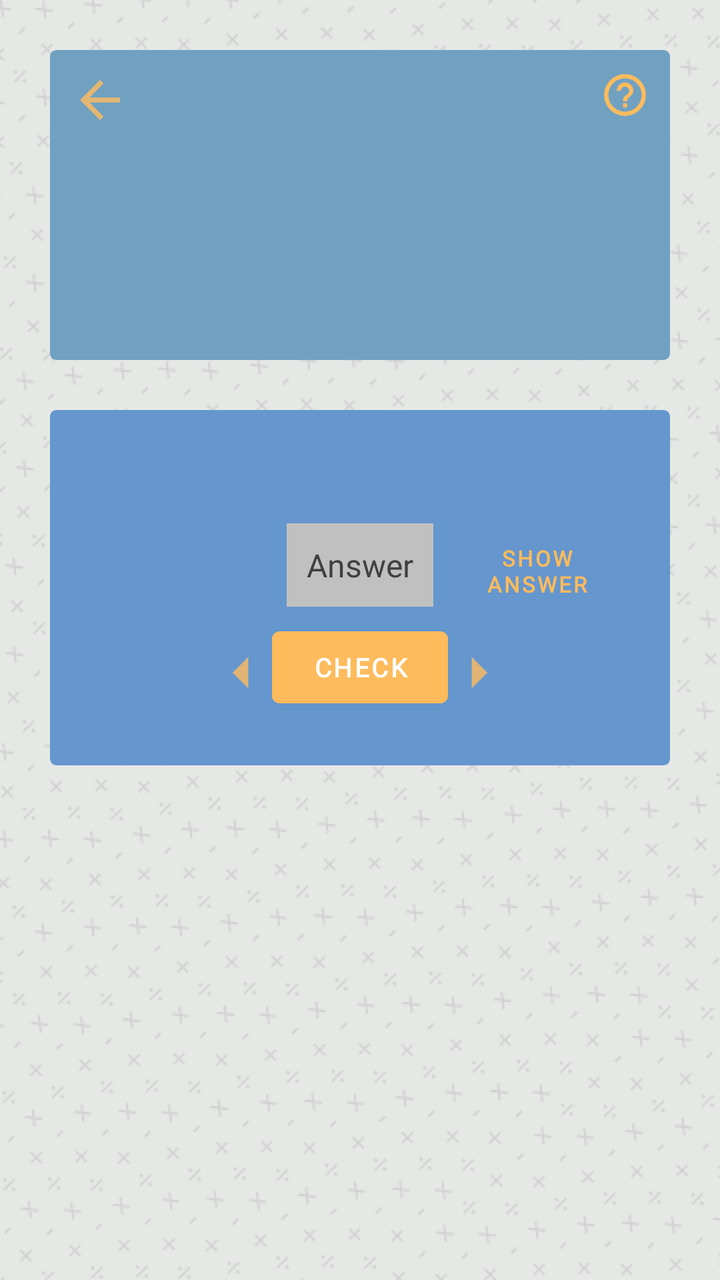
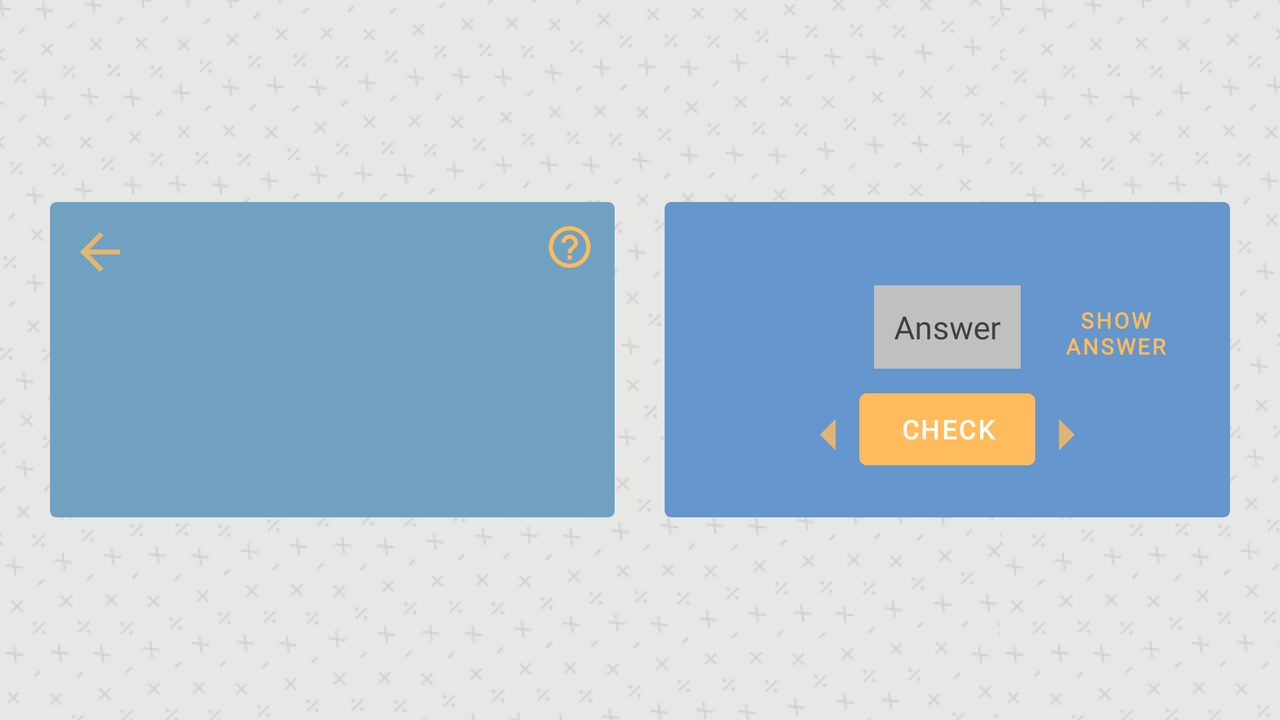

One screen, two layout resources from the same app: the default and the repository's alternative for another configuration. Each is rendered where Android would select it; the XML of both is given below.
<!-- AndroidManifest.xml: application theme Theme.PocketMaths -->
<!-- res/layout/activity_question_set.xml -->
<?xml version="1.0" encoding="utf-8"?>
<RelativeLayout xmlns:android="http://schemas.android.com/apk/res/android"
    xmlns:tools="http://schemas.android.com/tools"
    android:id="@+id/relQuestionSet"
    android:layout_width="match_parent"
    android:layout_height="match_parent">

    <ScrollView
        android:id="@+id/svQuestionSet"
        android:layout_width="wrap_content"
        android:layout_height="wrap_content">

        <RelativeLayout
            android:layout_width="match_parent"
            android:layout_height="wrap_content"
            android:layout_margin="25dp"
            tools:context="com.example.PocketMaths.QuestionSetActivity">

            <com.google.android.material.card.MaterialCardView
                android:id="@+id/cvQuestion"
                android:layout_width="match_parent"
                android:layout_height="wrap_content"
                android:layout_marginBottom="25dp">


                <RelativeLayout
                    android:layout_width="match_parent"
                    android:layout_height="wrap_content">

                    <ImageView
                        android:id="@+id/imgExit"
                        android:layout_width="30dp"
                        android:layout_height="30dp"
                        android:layout_alignParentStart="true"
                        android:layout_marginStart="10dp"
                        android:layout_marginTop="10dp"
                        android:layout_marginBottom="10dp"
                        android:contentDescription="@string/back"
                        android:src="@drawable/ic_back" />

                    <LinearLayout
                        android:id="@+id/linInfo"
                        android:layout_width="wrap_content"
                        android:layout_height="wrap_content"
                        android:layout_alignTop="@id/imgExit"
                        android:layout_toEndOf="@id/imgExit"
                        android:layout_toStartOf="@id/imgHelp"
                        android:layout_margin="10dp"
                        >
                        <TextView
                            android:id="@+id/txtQuestionSetName"
                            android:layout_width="0dp"
                            android:layout_height="wrap_content"
                            android:textAlignment="center"
                            android:textColor="@color/YellowOrange"
                            android:layout_marginEnd="5dp"
                            android:textSize="11sp"
                            android:textStyle="bold"
                            android:layout_weight="1"
                            />

                        <TextView
                            android:id="@+id/txtCurrentQuestionIndex"
                            android:layout_width="0dp"
                            android:layout_height="wrap_content"
                            android:textAlignment="center"
                            android:textColor="@color/YellowOrange"
                            android:textSize="11sp"
                            android:textStyle="bold"
                            android:layout_weight="1"
                            />

                    </LinearLayout>

                    <TextView
                        android:id="@+id/txtPointsPossible"
                        android:layout_width="wrap_content"
                        android:layout_height="wrap_content"
                        android:layout_below="@id/imgQuestion"
                        android:layout_alignParentEnd="true"
                        android:layout_margin="15dp"
                        android:textColor="@color/YellowOrange"
                        android:textSize="13sp"
                        android:textStyle="bold" />


                    <TextView
                        android:id="@+id/txtQuestion"
                        android:layout_width="wrap_content"
                        android:layout_height="wrap_content"
                        android:layout_below="@id/linInfo"
                        android:layout_gravity="center"
                        android:layout_marginLeft="25dp"
                        android:layout_marginRight="25dp"
                        android:layout_marginBottom="15dp"
                        android:contentDescription="@string/question_image"
                        android:textSize="17sp" />

                    <ImageView
                        android:id="@+id/imgQuestion"
                        android:layout_width="match_parent"
                        android:layout_height="match_parent"
                        android:layout_below="@id/txtQuestion"
                        android:layout_marginLeft="15dp"
                        android:layout_marginRight="15dp"
                        android:layout_marginBottom="25dp"
                        android:adjustViewBounds="true"
                        android:contentDescription="@string/question_image"
                        android:maxHeight="300dp" />

                    <ImageView
                        android:id="@+id/imgHelp"
                        android:layout_width="25dp"
                        android:layout_height="25dp"
                        android:layout_alignParentEnd="true"
                        android:layout_margin="10dp"
                        android:layout_marginStart="10dp"
                        android:layout_marginTop="10dp"
                        android:layout_marginEnd="10dp"
                        android:layout_marginBottom="10dp"
                        android:contentDescription="@string/help"
                        android:src="@drawable/ic_help" />


                </RelativeLayout>


            </com.google.android.material.card.MaterialCardView>


            <androidx.cardview.widget.CardView
                android:id="@+id/cvQuestionAnswerMenu"
                android:layout_width="match_parent"
                android:layout_height="wrap_content"
                android:layout_below="@id/cvQuestion"
                android:layout_centerHorizontal="true"
                android:layout_marginBottom="45dp">

                <RelativeLayout
                    android:layout_width="match_parent"
                    android:layout_height="wrap_content"
                    android:layout_gravity="center"
                    android:layout_margin="15dp">

                    <RelativeLayout
                        android:id="@+id/relAnswerMenu"
                        android:layout_width="match_parent"
                        android:layout_height="wrap_content">

                        <RelativeLayout
                            android:id="@+id/relQuestionAnswerOptions"
                            android:layout_marginTop="10dp"
                            android:layout_width="match_parent"
                            android:layout_height="wrap_content"
                            android:layout_centerHorizontal="true">


                        </RelativeLayout>


                        <TextView
                            android:id="@+id/txtMessage"
                            android:layout_width="wrap_content"
                            android:layout_height="wrap_content"
                            android:layout_below="@id/relQuestionAnswerOptions"
                            android:layout_centerHorizontal="true"
                            android:textColor="@color/YellowOrange"
                            android:textSize="16sp"
                            android:textStyle="bold" />

                        <RelativeLayout
                            android:id="@+id/relWrittenAnswer"
                            android:layout_width="match_parent"
                            android:layout_height="wrap_content"
                            android:layout_below="@id/txtMessage">

                            <EditText
                                android:id="@+id/edtTxtAnswer"
                                android:layout_width="wrap_content"
                                android:layout_height="wrap_content"
                                android:layout_centerHorizontal="true"
                                android:layout_marginTop="10dp"
                                android:background="@color/Silver"
                                android:hint="@string/answer"
                                android:inputType=""
                                android:maxLength="10"
                                android:padding="10dp"
                                android:textColor="@color/Primary"
                                android:textColorHint="@color/Primary"
                                android:textSize="16sp"
                                tools:ignore="Autofill" />

                            <com.google.android.material.button.MaterialButton
                                android:id="@+id/btnRevealAnswer"
                                style="@style/defaultTextButton"
                                android:layout_width="wrap_content"
                                android:layout_height="wrap_content"
                                android:layout_alignParentEnd="true"
                                android:layout_marginTop="10dp"
                                android:layout_toEndOf="@id/edtTxtAnswer"
                                android:text="@string/reveal_answer"
                                android:textAlignment="center" />
                        </RelativeLayout>
                    </RelativeLayout>


                    <Button
                        android:id="@+id/btnConfirm"
                        android:layout_width="wrap_content"
                        android:layout_height="wrap_content"
                        android:layout_below="@id/relAnswerMenu"
                        android:layout_centerHorizontal="true"
                        android:layout_marginBottom="10dp"
                        android:backgroundTint="@color/YellowOrange"
                        android:text="@string/check" />

                    <ImageView
                        android:id="@+id/imgPrevious"
                        android:layout_width="30dp"
                        android:layout_height="30dp"
                        android:layout_below="@id/relAnswerMenu"
                        android:layout_alignBottom="@id/btnConfirm"
                        android:layout_marginTop="5dp"
                        android:layout_toStartOf="@id/btnConfirm"
                        android:contentDescription="@string/previous_question"
                        android:src="@drawable/ic_previous" />

                    <ImageView
                        android:id="@+id/imgNext"
                        android:layout_width="30dp"
                        android:layout_height="30dp"
                        android:layout_below="@id/relAnswerMenu"
                        android:layout_alignBottom="@id/btnConfirm"
                        android:layout_marginTop="5dp"
                        android:layout_toEndOf="@id/btnConfirm"
                        android:contentDescription="@string/next_question"
                        android:src="@drawable/ic_next" />

                    <ImageView
                        android:id="@+id/imgResult"
                        android:layout_width="35dp"
                        android:layout_height="35dp"
                        android:layout_alignTop="@id/btnConfirm"
                        android:layout_alignBottom="@id/btnConfirm"
                        android:layout_alignParentEnd="true"
                        android:layout_marginEnd="15dp"
                        android:layout_marginBottom="5dp"
                        android:contentDescription="@string/question_result" />

                </RelativeLayout>

            </androidx.cardview.widget.CardView>

        </RelativeLayout>

    </ScrollView>
</RelativeLayout>
<!-- resources referenced by this layout -->
<resources>
  <color name="Primary">#404040</color>
  <color name="Silver">#C0C0C0</color>
  <color name="YellowOrange">#FFBB5C</color>
  <!-- drawable ic_back (drawable-anydpi) -->
  <vector xmlns:android="http://schemas.android.com/apk/res/android"
      android:width="24dp"
      android:height="24dp"
      android:viewportWidth="24"
      android:viewportHeight="24"
      android:tint="#FFBB5C"
      android:alpha="0.8"
      android:autoMirrored="true">
    <path
        android:fillColor="@android:color/white"
        android:pathData="M20,11H7.83l5.59,-5.59L12,4l-8,8 8,8 1.41,-1.41L7.83,13H20v-2z"/>
  </vector>
  <!-- drawable ic_previous (drawable-anydpi) -->
  <vector xmlns:android="http://schemas.android.com/apk/res/android"
      android:width="24dp"
      android:height="24dp"
      android:viewportWidth="24"
      android:viewportHeight="24"
      android:tint="#FFBB5C"
      android:alpha="0.8"
      android:autoMirrored="true">
    <group android:scaleX="1.25"
        android:scaleY="1.25"
        android:translateX="-3"
        android:translateY="-3">
      <path
          android:fillColor="@android:color/white"
          android:pathData="M14,7l-5,5 5,5V7z"/>
    </group>
  </vector>
  <string name="answer">Answer</string>
  <string name="back">Back</string>
  <string name="check">Check</string>
  <string name="help">Help</string>
  <string name="next_question">Next Question</string>
  <string name="previous_question">Previous Question</string>
  <string name="question_image">Question Image</string>
  <string name="question_result">Question Result</string>
  <string name="reveal_answer">Show\nAnswer</string>
  <style name="defaultTextButton" parent="Widget.MaterialComponents.Button.TextButton">
          <item name="android:textStyle">bold</item>
          <item name="android:textSize">11sp</item>
          <item name="android:textColor">@color/YellowOrange</item>
          <item name="rippleColor">@color/YellowOrange</item>
      </style>
  <color name="OxfordBlue">#02223C</color>
  <color name="MellowApricot">#FFCC85</color>
  <!-- drawable default_symbols_background_bitmap (drawable) -->
  <?xml version="1.0" encoding="utf-8"?>
  <bitmap xmlns:android="http://schemas.android.com/apk/res/android"
      android:src="@drawable/defaultsymbolsbackground"
      android:tileMode="repeat"
  
      >
  </bitmap>
  <style name="defaultCardView1" parent="">
          <item name="cardBackgroundColor">@color/AirSuperiorityBlue</item>
          <item name="elevation">100dp</item>
          <item name="cardCornerRadius">3dp</item>
      </style>
  <style name="defaultCardView2" parent="defaultCardView1">
          <item name="cardBackgroundColor">@color/BlueGray</item>
      </style>
  <style name="defaultEditText" parent="@android:style/Widget.EditText">
          <item name="android:textColorHint">@color/Primary</item>
          <item name="android:textColor">@color/Primary</item>
          <item name="android:textSize">16sp</item>
      </style>
  <style name="defaultButton" parent="@style/Widget.MaterialComponents.Button">
          <item name="backgroundTint">@color/YellowOrange</item>
          <item name="android:textStyle">bold</item>
          <item name="android:textSize">13sp</item>
          <item name="haloColor">@color/YellowOrange</item>
  
      </style>
  <style name="defaultRadioButton" parent="Base.Widget.AppCompat.CompoundButton.RadioButton">
          <item name="android:textColor">@color/Secondary</item>
          <item name="android:textSize">16sp</item>
          <item name="android:buttonTint">@color/Silver</item>
      </style>
  <style name="defaultTabLayout" parent="Widget.MaterialComponents.TabLayout">
          <item name="tabIndicatorColor">@color/YellowOrange</item>
          <item name="tabSelectedTextColor">@color/YellowOrange</item>
          <item name="android:colorAccent">@color/YellowOrange</item>
          <item name="tabBackground">@color/AirSuperiorityBlue</item>
      </style>
  <color name="AirSuperiorityBlue">#71A1C1</color>
  <color name="BlueGray">#6596CD</color>
  <color name="Secondary">#CFCFCF</color>
</resources>
<!-- res/layout-land/activity_question_set.xml (the repository's variant of the layout above) -->
<!-- drawn on the phone turned sideways -->
<?xml version="1.0" encoding="utf-8"?>
<RelativeLayout xmlns:android="http://schemas.android.com/apk/res/android"
    xmlns:tools="http://schemas.android.com/tools"
    android:id="@+id/relQuestionSet"
    android:layout_width="match_parent"
    android:layout_height="match_parent"
    tools:context="com.example.PocketMaths.QuestionSetActivity">


    <LinearLayout
        android:layout_width="match_parent"
        android:layout_height="wrap_content"
        android:orientation="horizontal"
        android:layout_centerVertical="true"
        >

        <com.google.android.material.card.MaterialCardView
            android:id="@+id/cvQuestion"
            android:layout_width="0dp"
            android:layout_height="match_parent"
            android:layout_margin="25dp"
            android:layout_weight="1">

            <ScrollView
                android:id="@+id/svQuestionSet"
                android:layout_width="match_parent"
                android:layout_height="match_parent">


                <RelativeLayout
                    android:layout_width="match_parent"
                    android:layout_height="wrap_content">

                    <ImageView
                        android:id="@+id/imgExit"
                        android:layout_width="30dp"
                        android:layout_height="30dp"
                        android:layout_alignParentStart="true"
                        android:layout_marginStart="10dp"
                        android:layout_marginTop="10dp"
                        android:layout_marginBottom="10dp"
                        android:contentDescription="@string/back"
                        android:src="@drawable/ic_back" />

                    <LinearLayout
                        android:id="@+id/linInfo"
                        android:layout_width="wrap_content"
                        android:layout_height="wrap_content"
                        android:layout_alignTop="@id/imgExit"
                        android:layout_toEndOf="@id/imgExit"
                        android:layout_toStartOf="@id/imgHelp"
                        android:layout_margin="10dp"

                        >
                    <TextView
                        android:id="@+id/txtQuestionSetName"
                        android:layout_width="0dp"
                        android:layout_height="wrap_content"
                        android:textAlignment="center"
                        android:textColor="@color/YellowOrange"
                        android:layout_marginEnd="5dp"
                        android:textSize="11sp"
                        android:textStyle="bold"
                        android:layout_weight="1"
                        />

                    <TextView
                        android:id="@+id/txtCurrentQuestionIndex"
                        android:layout_width="0dp"
                        android:layout_height="wrap_content"
                        android:textAlignment="center"
                        android:textColor="@color/YellowOrange"
                        android:textSize="11sp"
                        android:textStyle="bold"
                        android:layout_weight="1"
                        />

                    </LinearLayout>

                    <TextView
                        android:id="@+id/txtPointsPossible"
                        android:layout_width="wrap_content"
                        android:layout_height="wrap_content"
                        android:layout_below="@id/imgQuestion"
                        android:layout_alignParentEnd="true"
                        android:layout_margin="15dp"
                        android:textColor="@color/YellowOrange"
                        android:textSize="13sp"
                        android:textStyle="bold" />


                    <TextView
                        android:id="@+id/txtQuestion"
                        android:layout_width="wrap_content"
                        android:layout_height="wrap_content"
                        android:layout_below="@id/linInfo"
                        android:layout_gravity="center"
                        android:layout_marginLeft="25dp"
                        android:layout_marginRight="25dp"
                        android:layout_marginBottom="15dp"
                        android:contentDescription="@string/question_image"
                        android:textSize="17sp" />

                    <ImageView
                        android:id="@+id/imgQuestion"
                        android:layout_width="match_parent"
                        android:layout_height="match_parent"
                        android:layout_below="@id/txtQuestion"
                        android:layout_marginLeft="15dp"
                        android:layout_marginRight="15dp"
                        android:layout_marginBottom="25dp"
                        android:adjustViewBounds="true"
                        android:contentDescription="@string/question_image"
                        android:maxHeight="300dp" />

                    <ImageView
                        android:id="@+id/imgHelp"
                        android:layout_width="25dp"
                        android:layout_height="25dp"
                        android:layout_alignParentEnd="true"
                        android:layout_margin="10dp"
                        android:layout_marginStart="10dp"
                        android:layout_marginTop="10dp"
                        android:layout_marginEnd="10dp"
                        android:layout_marginBottom="10dp"
                        android:contentDescription="@string/help"
                        android:src="@drawable/ic_help" />


                </RelativeLayout>


            </ScrollView>

        </com.google.android.material.card.MaterialCardView>

        <androidx.cardview.widget.CardView
            android:id="@+id/cvQuestionAnswerMenu"
            android:layout_width="0dp"
            android:layout_height="match_parent"
            android:layout_marginTop="25dp"
            android:layout_marginEnd="25dp"
            android:layout_marginBottom="25dp"
            android:layout_weight="1"

            >

            <ScrollView
                android:layout_width="match_parent"
                android:layout_height="match_parent"
                >

                <RelativeLayout
                    android:layout_width="match_parent"
                    android:layout_height="wrap_content"
                    android:layout_gravity="center"
                    android:layout_margin="10dp">

                    <RelativeLayout
                        android:id="@+id/relAnswerMenu"
                        android:layout_width="match_parent"
                        android:layout_height="wrap_content">

                        <RelativeLayout
                            android:id="@+id/relQuestionAnswerOptions"
                            android:layout_width="match_parent"
                            android:layout_height="wrap_content"
                            android:layout_centerHorizontal="true"
                            android:paddingTop="20dp">


                        </RelativeLayout>


                        <TextView
                            android:id="@+id/txtMessage"
                            android:layout_width="wrap_content"
                            android:layout_height="wrap_content"
                            android:layout_below="@id/relQuestionAnswerOptions"
                            android:layout_centerHorizontal="true"
                            android:textColor="@color/YellowOrange"
                            android:textSize="16sp"
                            android:textStyle="bold" />

                        <RelativeLayout
                            android:id="@+id/relWrittenAnswer"
                            android:layout_width="match_parent"
                            android:layout_height="wrap_content"
                            android:layout_below="@id/txtMessage">

                            <EditText
                                android:id="@+id/edtTxtAnswer"
                                android:layout_width="wrap_content"
                                android:layout_height="wrap_content"
                                android:layout_centerHorizontal="true"
                                android:layout_marginTop="10dp"
                                android:background="@color/Silver"
                                android:hint="@string/answer"
                                android:inputType=""
                                android:maxLength="10"
                                android:padding="10dp"
                                android:textColor="@color/Primary"
                                android:textColorHint="@color/Primary"
                                android:textSize="16sp"
                                tools:ignore="Autofill" />

                            <com.google.android.material.button.MaterialButton
                                android:id="@+id/btnRevealAnswer"
                                style="@style/defaultTextButton"
                                android:layout_width="wrap_content"
                                android:layout_height="wrap_content"
                                android:layout_alignParentEnd="true"
                                android:layout_marginTop="10dp"
                                android:layout_toEndOf="@id/edtTxtAnswer"
                                android:text="@string/reveal_answer"
                                android:textAlignment="center" />
                        </RelativeLayout>
                    </RelativeLayout>


                    <Button
                        android:id="@+id/btnConfirm"
                        android:layout_width="wrap_content"
                        android:layout_height="wrap_content"
                        android:layout_below="@id/relAnswerMenu"
                        android:layout_centerHorizontal="true"
                        android:layout_marginBottom="10dp"
                        android:backgroundTint="@color/YellowOrange"
                        android:text="@string/check" />

                    <ImageView
                        android:id="@+id/imgPrevious"
                        android:layout_width="30dp"
                        android:layout_height="30dp"
                        android:layout_below="@id/relAnswerMenu"
                        android:layout_alignBottom="@id/btnConfirm"
                        android:layout_marginTop="5dp"
                        android:layout_toStartOf="@id/btnConfirm"
                        android:contentDescription="@string/previous_question"
                        android:src="@drawable/ic_previous" />

                    <ImageView
                        android:id="@+id/imgNext"
                        android:layout_width="30dp"
                        android:layout_height="30dp"
                        android:layout_below="@id/relAnswerMenu"
                        android:layout_alignBottom="@id/btnConfirm"
                        android:layout_marginTop="5dp"
                        android:layout_toEndOf="@id/btnConfirm"
                        android:contentDescription="@string/next_question"
                        android:src="@drawable/ic_next" />

                    <ImageView
                        android:id="@+id/imgResult"
                        android:layout_width="35dp"
                        android:layout_height="35dp"
                        android:layout_alignTop="@id/btnConfirm"
                        android:layout_alignBottom="@id/btnConfirm"
                        android:layout_alignParentEnd="true"
                        android:layout_marginEnd="15dp"
                        android:layout_marginBottom="5dp"
                        android:contentDescription="@string/question_result" />

                </RelativeLayout>
            </ScrollView>

        </androidx.cardview.widget.CardView>

    </LinearLayout>
</RelativeLayout>
